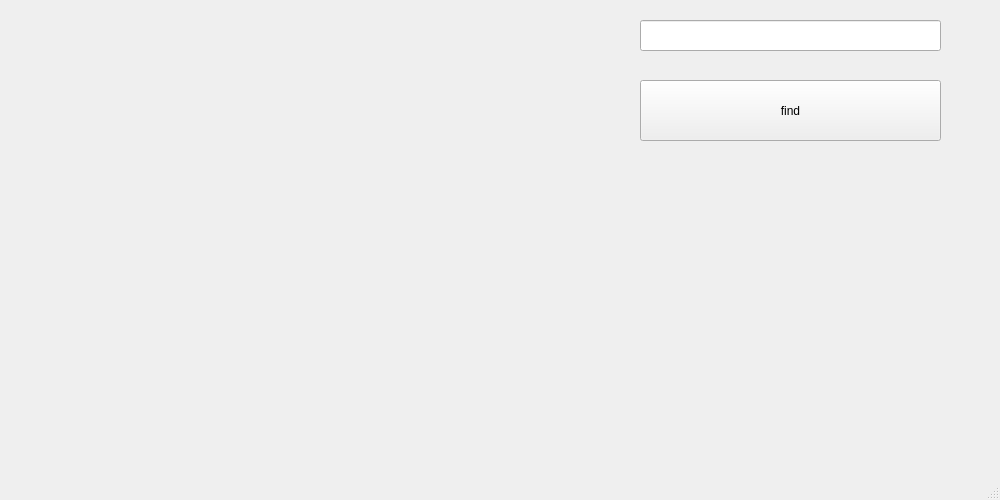
<?xml version="1.0" encoding="UTF-8"?>
<ui version="4.0">
 <class>MainWindow</class>
 <widget class="QMainWindow" name="MainWindow">
  <property name="geometry">
   <rect>
    <x>0</x>
    <y>0</y>
    <width>1000</width>
    <height>500</height>
   </rect>
  </property>
  <property name="windowTitle">
   <string>MainWindow</string>
  </property>
  <widget class="QWidget" name="centralwidget">
   <widget class="QLabel" name="image_label">
    <property name="geometry">
     <rect>
      <x>0</x>
      <y>0</y>
      <width>500</width>
      <height>500</height>
     </rect>
    </property>
    <property name="text">
     <string/>
    </property>
   </widget>
   <widget class="QLineEdit" name="request_line">
    <property name="geometry">
     <rect>
      <x>640</x>
      <y>20</y>
      <width>301</width>
      <height>31</height>
     </rect>
    </property>
   </widget>
   <widget class="QPushButton" name="pushButton">
    <property name="geometry">
     <rect>
      <x>640</x>
      <y>80</y>
      <width>301</width>
      <height>61</height>
     </rect>
    </property>
    <property name="text">
     <string>find</string>
    </property>
   </widget>
  </widget>
  <widget class="QMenuBar" name="menubar">
   <property name="geometry">
    <rect>
     <x>0</x>
     <y>0</y>
     <width>1000</width>
     <height>26</height>
    </rect>
   </property>
  </widget>
  <widget class="QStatusBar" name="statusbar"/>
 </widget>
 <resources/>
 <connections/>
</ui>
